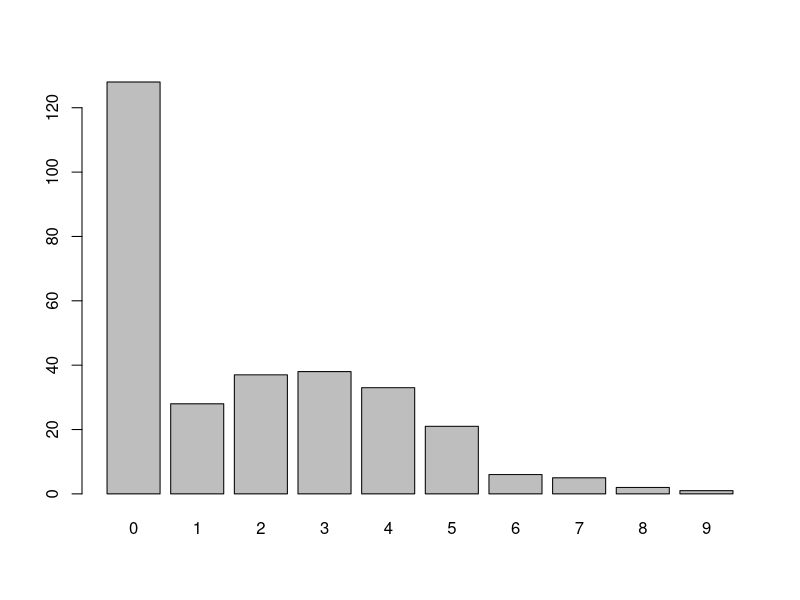
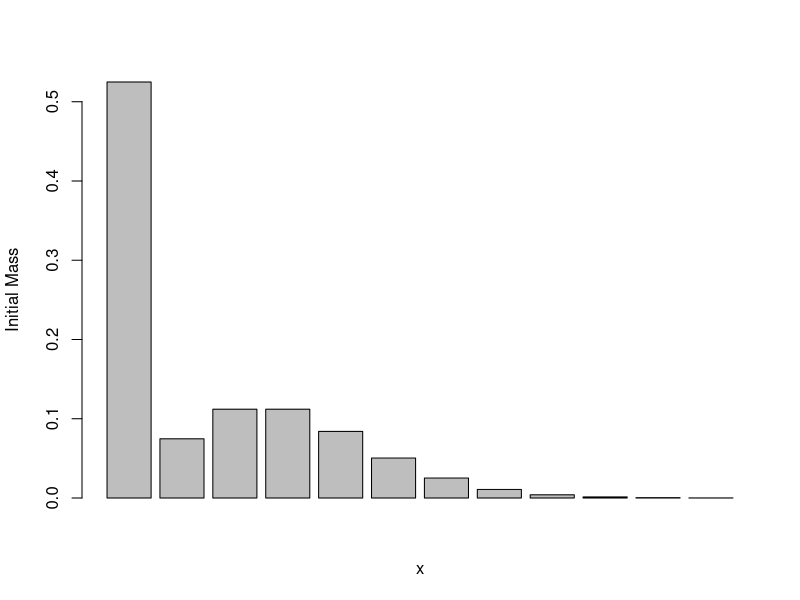
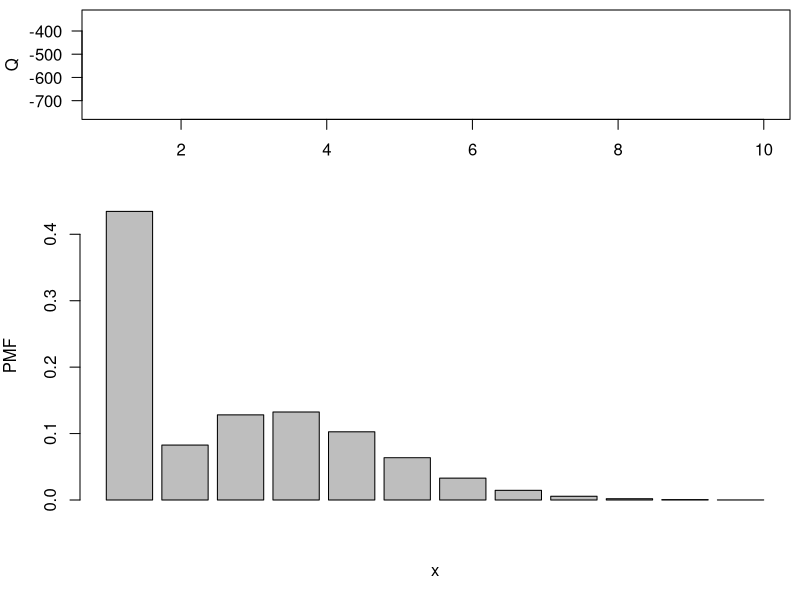
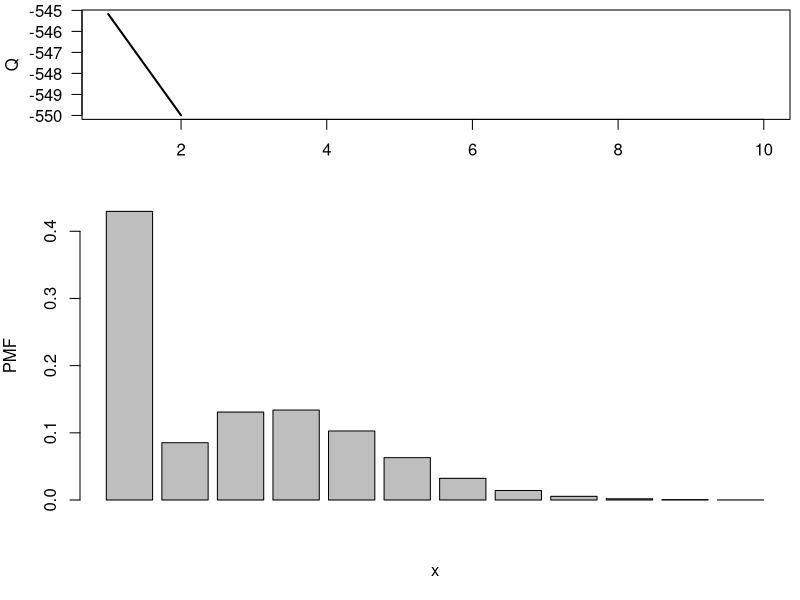
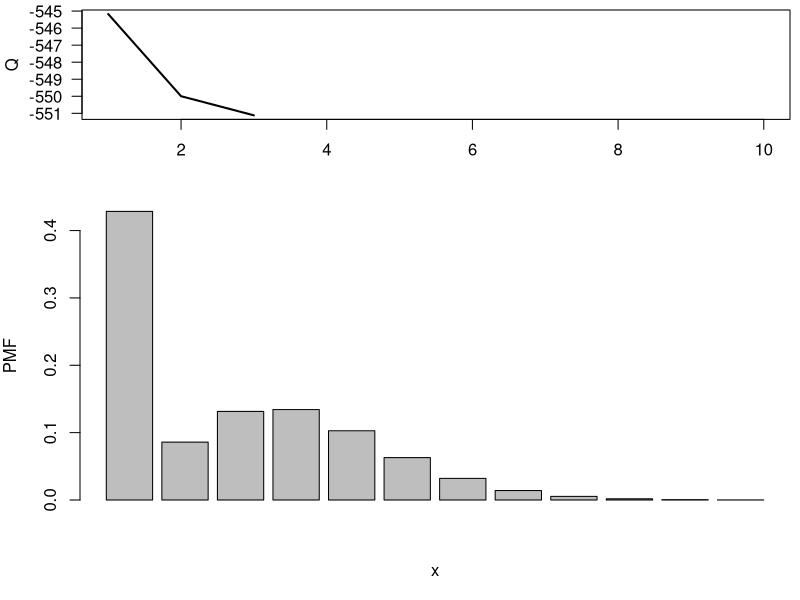
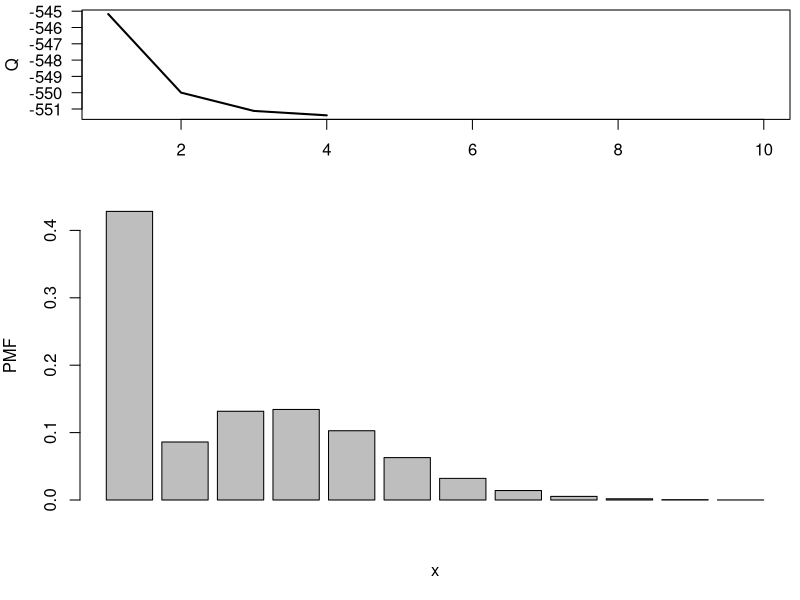
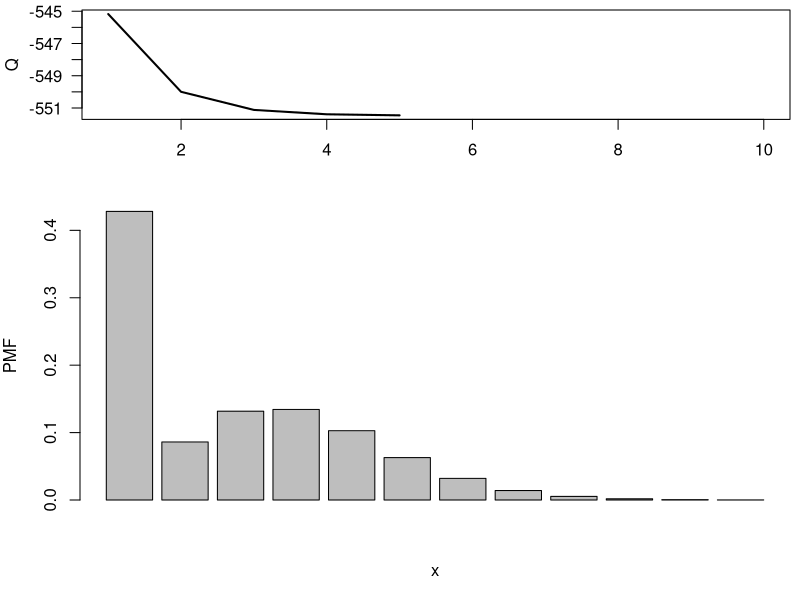
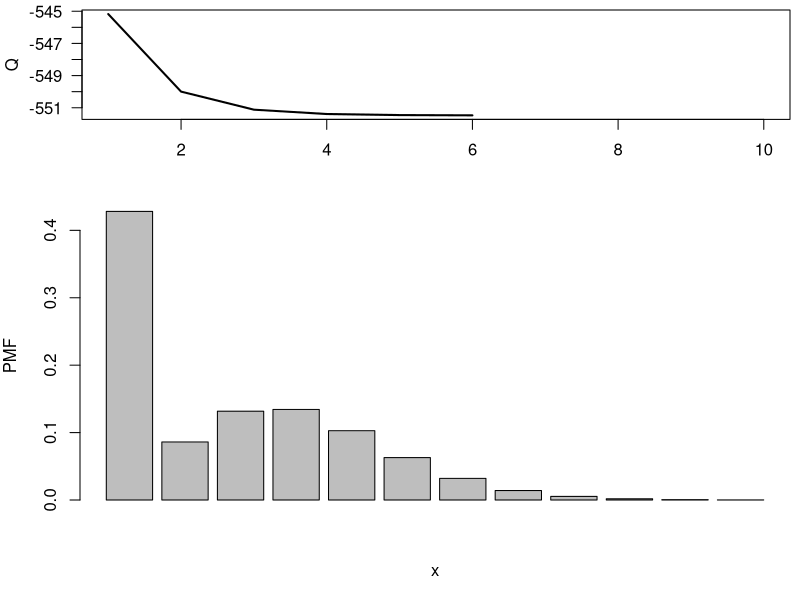

R code for these plots, in order:
#### Example of an EM algorithm for fitting a zero-inflated Poisson 

## Clear the environment and load required libraries
rm(list=ls())
set.seed(81196)    # So that results are reproducible (same simulated data every time)


## 1.load data 
nestsize = read.csv('nestsize.csv',stringsAsFactors = F)
X = nestsize$X4


## 3.Plot the Empirical distribution
table(X)
par(mfrow=c(1,1))
barplot(table(X))

##### Run the actual EM algorithm ######

## 4.Initialize the parameters
KK=2            ## number of cluster
w     = 1/2     #Assign equal weight to each component to start with
lambda    = 3   #Random cluster centers randomly spread over the support of the data
n=length(X)

## 5.Plot the initial guess for the density
xx = seq(0,11)
yy = w*c(1,rep(0,length(xx)-1)) + (1-w)*dpois(xx,lambda = lambda)
barplot(yy, ylim=c(0, max(yy)), xlab="x", ylab="Initial Mass")

s  = 0
sw = FALSE
QQ = -Inf
QQ.out = NULL
epsilon = 10^(-5)

## 6.Checking convergence of the algorithm

while(!sw){
  ## E step
  v = array(0, dim=c(n,KK))
  
  # p(zi=1|xi,THETA) => v[,1]
  # p(zi=2|xi,THETA) => v[,1]
  v[,1] = ifelse(X>0,0,w/(w + (1-w)*dpois(X,lambda=lambda)))
  v[,2] = ifelse(X>0,1,(1-w)*exp(-lambda)/(w + (1-w)*dpois(X,lambda=lambda)))
  for(i in 1:n){
    v[i,] = v[i,]/sum(v[i,])
  }
  
  ## M step
  # Weights and lambda
  w = mean(v[,1])
  lambda = sum(X)/sum(v[,2])

  ##Check convergence
  ## QQn:Q fucntion value at current iteration
  ## Q:Q fucntion value at previous iteration
  QQn = 0
  for(i in 1:n){
    QQn = QQn + v[i,1]*(log(w)) +
      v[i,2]*(log(1-w) + dpois(X[i], lambda = lambda, log=TRUE))
  }
  print(QQn)
  print(QQ)
  if(abs(QQn-QQ)/abs(QQn)<epsilon){
    sw=TRUE
  }
  QQ = QQn
  
  QQ.out = c(QQ.out, QQ)
  s = s + 1
  print(paste(s, QQn))
  
  #Plot current estimate over data
  layout(matrix(c(1,2),2,1), widths=c(1,1), heights=c(1.3,3))
  par(mar=c(3.1,4.1,0.5,0.5))
  plot(QQ.out[1:s],type="l", xlim=c(1,max(10,s)), las=1, ylab="Q", lwd=2)
 
  par(mar=c(5,4,1.5,0.5))
  xx = seq(0,11)
  yy = w*c(1,rep(0,length(xx)-1)) + (1-w)*dpois(xx,lambda = lambda)
  barplot(yy, ylim=c(0, max(yy)), xlab="x", ylab="PMF")
}

print(paste(round(lambda,digits=2),round(w,digits=2)))

#Plot final estimate over data
layout(matrix(c(1,2),2,1), widths=c(1,1), heights=c(1.3,3))
par(mar=c(3.1,4.1,0.5,0.5))
plot(QQ.out[1:s],type="l", xlim=c(1,max(10,s)), las=1, ylab="Q", lwd=2)

par(mar=c(5,4,1.5,0.5))
xx = seq(0,11)
yy = w*c(1,rep(0,length(xx)-1)) + (1-w)*dpois(xx,lambda = lambda)
barplot(yy, ylim=c(0, max(yy)), xlab="x", ylab="Final PMF")

